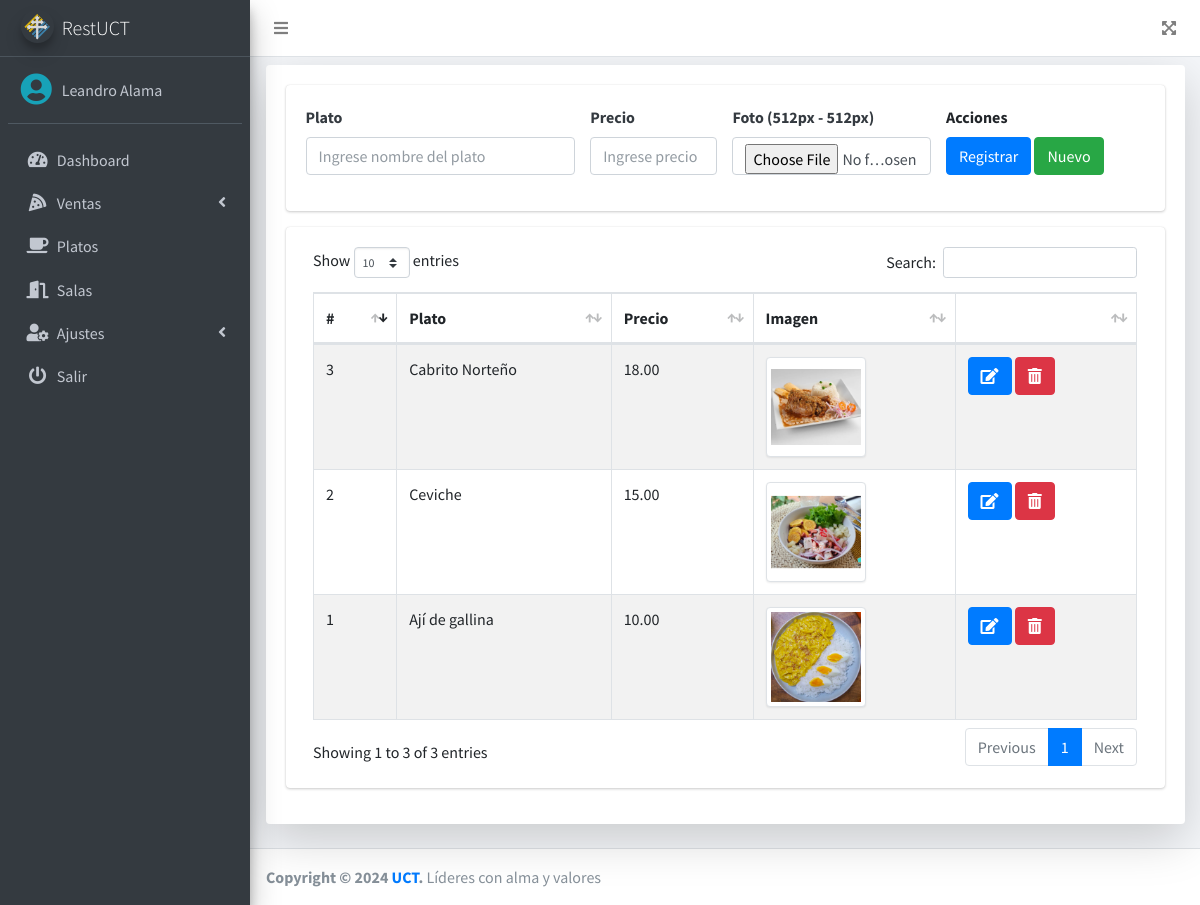
Screenshot of /src/platos.php (signed in) with the database file from the repository.
### tables this page shows
CREATE TABLE `platos` (
  `id` int(11) NOT NULL,
  `nombre` varchar(200) NOT NULL,
  `precio` decimal(10,2) NOT NULL,
  `imagen` varchar(100) DEFAULT NULL,
  `fecha` timestamp NULL DEFAULT NULL,
  `estado` int(11) NOT NULL DEFAULT 1
);

### src/platos.php (the view, shortened to what this page needs)
<?php
if ($_SESSION['rol'] == 1 || $_SESSION['rol'] == 2) {
    include_once "includes/header.php";
?>
    <div class="card shadow-lg">
        <div class="card-body">
            <div class="row">
                <div class="col-md-12">
                    <div class="card">
                        <div class="card-body">
                            <form action="" method="post" autocomplete="off" id="formulario" enctype="multipart/form-data">
                                <div class="row">
                                    <div class="col-md-4">
                                        <div class="form-group">
                                            <label for="plato" class=" text-dark font-weight-bold">Plato</label>
                                            <input type="text" placeholder="Ingrese nombre del plato" name="plato" id="plato" class="form-control">
                                        </div>
                                    </div>
                                    <div class="col-md-2">
                                        <div class="form-group">
                                            <label for="precio" class=" text-dark font-weight-bold">Precio</label>
                                            <input type="text" placeholder="Ingrese precio" class="form-control" name="precio" id="precio">
                                        </div>
                                    </div>
                                    <div class="col-md-3">
                                        <div class="form-group">
                                            <label for="precio" class=" text-dark font-weight-bold">Foto (512px - 512px)</label>
                                            <input type="file" class="form-control" name="foto" id="foto">
                                        </div>
                                    </div>
                                    <div class="col-md-3 form-group">
                                        <label for="">Acciones</label> <br>
                                        <input type="submit" value="Registrar" class="btn btn-primary" id="btnAccion">
                                        <input type="button" value="Nuevo" onclick="limpiar()" class="btn btn-success" id="btnNuevo">
                                    </div>
                                </div>
                            </form>
                        </div>
                    </div>
                </div>
            </div>
            <div class="card">
                <div class="card-body">
                    <div class="col-md-12">
                        <div class="table-responsive">
                            <table class="table table-striped table-bordered" id="tbl">
                                <thead>
                                    <tr>
                                        <th>#</th>
                                        <th>Plato</th>
                                        <th>Precio</th>
                                        <th>Imagen</th>
                                        <th></th>
                                    </tr>
                                </thead>
                                <tbody>
                                    <?php
                                    include "../conexion.php";
                                    $query = mysqli_query($conexion, "SELECT * FROM platos WHERE estado = 1");
                                    $result = mysqli_num_rows($query);
                                    if ($result > 0) {
                                        while ($data = mysqli_fetch_assoc($query)) { ?>
                                            <tr>
                                                <td><?php echo $data['id']; ?></td>
                                                <td><?php echo $data['nombre']; ?></td>
                                                <td><?php echo $data['precio']; ?></td>
                                                <td><img class="img-thumbnail" src="<?php echo ($data['imagen'] == null) ? '../assets/img/default.png' : $data['imagen']; ?>" alt="" width="100"></td>
                                                <td>
                                                    <a href="#" onclick="editarPlato(<?php echo $data['id']; ?>)" class="btn btn-primary"><i class='fas fa-edit'></i></a>
                                                    <form action="eliminar.php?id=<?php echo $data['id']; ?>&accion=platos" method="post" class="confirmar d-inline">
                                                        <button class="btn btn-danger" type="submit"><i class='fas fa-trash-alt'></i> </button>
                                                    </form>
                                                </td>
                                            </tr>
                                    <?php }
                                    } ?>
                                </tbody>
                            </table>
                        </div>
                    </div>
                </div>
            </div>
        </div>
    </div>
<?php include_once "includes/footer.php";
} else {
    header('Location: permisos.php');
}
?>

### rows the page displays
platos: id "1", nombre "Ají de gallina", precio "10.00", imagen (picture)
platos: id "2", nombre "Ceviche", precio "15.00", imagen (picture)
platos: id "3", nombre "Cabrito Norteño", precio "18.00", imagen (picture)

### other values shown
$_SESSION['nombre'] "Leandro Alama"
